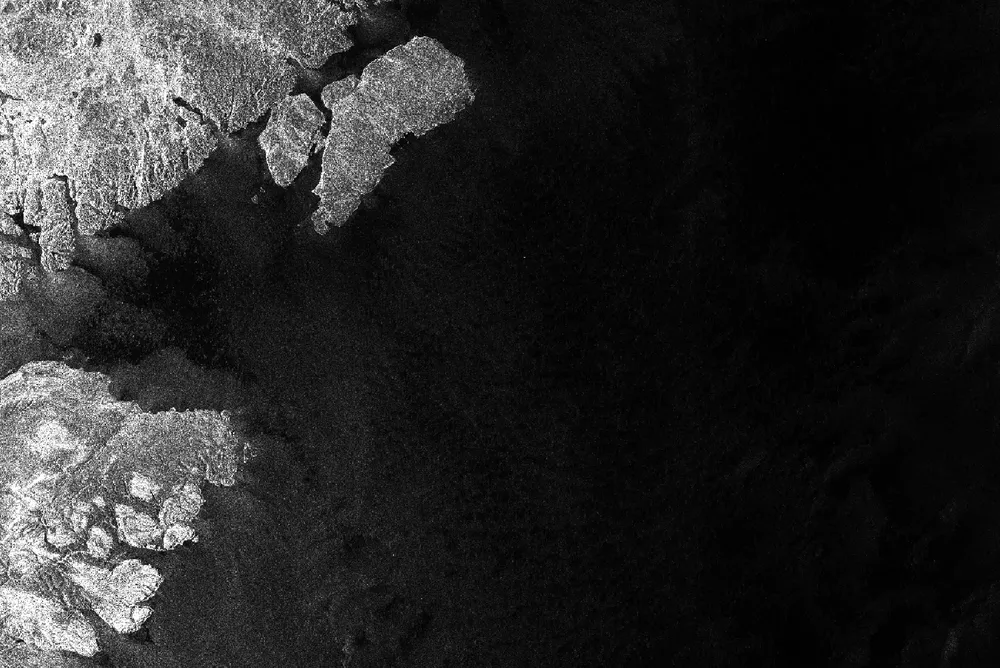
#> input picture thesis/sar_pechenga/pechenga_feb2026_winter_VV.webp, 1000 x 668 px, shrunk from 1902 x 1270 before the run
$ python analyze_pechenga.py
#> lines starting #> are read from the running program, lines starting #| are printed output that depends on the picture; after the words box and inside, x2 and y2 are one past the last pixel; in counts of white or black regions, pixels touching at a corner belong together
import numpy as np
from PIL import Image
import matplotlib
matplotlib.use('Agg')
import matplotlib.pyplot as plt
import matplotlib.gridspec as gridspec
from matplotlib.patches import Rectangle, FancyArrowPatch
from scipy.ndimage import gaussian_filter, binary_opening, binary_closing, binary_dilation, uniform_filter
from scipy import ndimage as ndi

plt.rcParams['font.family']='DejaVu Sans'
BG='#090c12'; PANEL='#111827'

def load(fn): return np.asarray(Image.open(fn).convert('L'), float)

def texture(a, win=9):
    m = uniform_filter(a, win)
    m2 = uniform_filter(a*a, win)
    return np.sqrt(np.clip(m2-m*m,0,None))

def detect(a, land_pct=80, k=1.3, smooth_pct=45):
    """Smooth+dark water/oil-like; rough=land/tundra. Adaptive threshold inside smooth-water."""
    sm = gaussian_filter(a,1.5)
    tex = texture(sm, 11)
    smooth = tex < np.percentile(tex, smooth_pct)         # low texture = water/film/ice
    bright = sm > np.percentile(sm, land_pct)
    # water = smooth AND not bright
    water = smooth & ~bright
    water = binary_closing(binary_opening(water,iterations=2),iterations=3)
    land = ~water
    wv = sm[water]
    if wv.size < 100:
        return land, np.zeros_like(water), 0,0,0
    mu,sigma = wv.mean(), wv.std()
    T = mu - k*sigma
    cand = water & (sm < max(T, np.percentile(wv,8)))     # darkest smooth water = oil-like
    cand = binary_opening(cand,iterations=2)
    cand = binary_closing(cand,iterations=3)
    lbl,n = ndi.label(cand); sizes=ndi.sum(np.ones_like(lbl),lbl,range(1,n+1))
    keep=np.zeros_like(cand)
    for i,s in enumerate(sizes,1):
        if s>a.size*0.0015: keep|=(lbl==i)
    return land, keep, mu, sigma, T

a1=load('pechenga_feb2026_winter_VV.webp'); H1,W1=a1.shape
#> after `H1, W1 = a1.shape`: H1 = 668; W1 = 1000
a2=load('pechenga_aug2025_summer_VV.webp'); H2,W2=a2.shape
#> call 2 of load, with fn = 'pechenga_aug2025_summer_VV.webp'
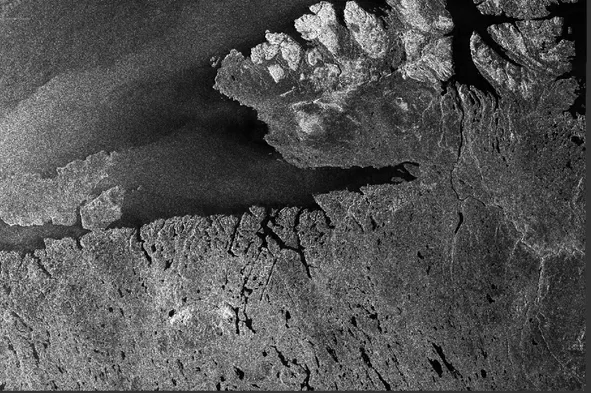
#> input picture thesis/sar_pechenga/pechenga_aug2025_summer_VV.webp, 591 x 393 px, shrunk from 1125 x 747 before the run
#> after `H2, W2 = a2.shape`: H2 = 393; W2 = 591
land1,cand1,mu1,sd1,T1=detect(a1,land_pct=80,smooth_pct=55)
#> in detect, `smooth = tex < np.percentile(tex, smooth_pct)`:
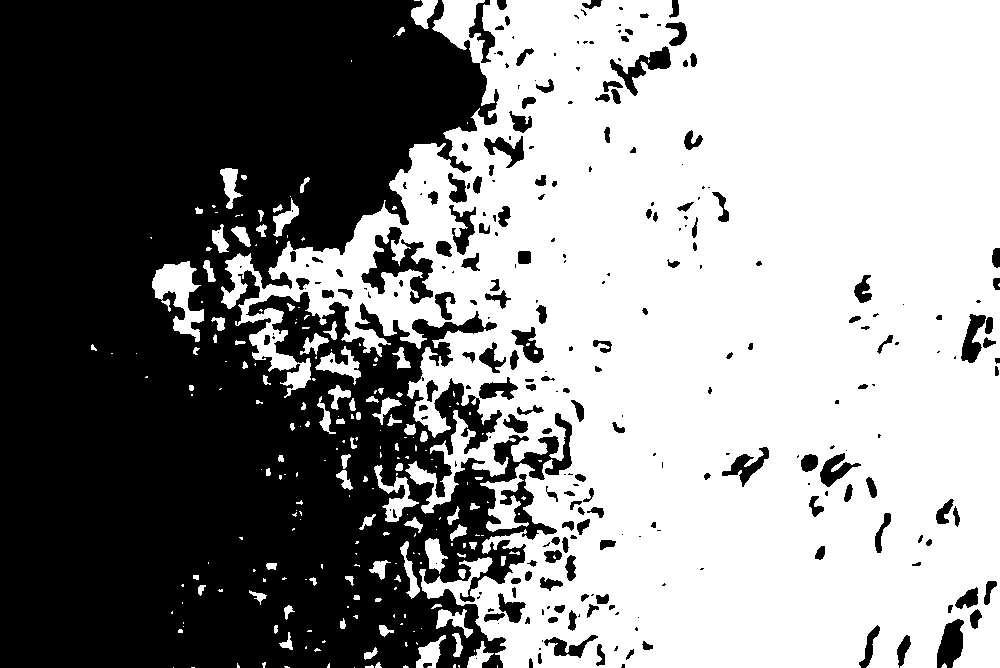
#> smooth: shape (668, 1000) bool; 55% white; 270 black regions (113 under 20 px), largest, box (x1, y1, x2, y2) and area: (0, 0, 572, 668) 277150, (361, 227, 433, 304) 2152, (610, 46, 671, 96) 943
#> in detect, `bright = sm > np.percentile(sm, land_pct)`: bright: shape (668, 1000) bool; 20% white; 20 white regions (12 under 20 px), largest, box (x1, y1, x2, y2) and area: (0, 0, 474, 349) 81952, (0, 359, 242, 668) 51083, (341, 0, 366, 9) 156
#> in detect, `water = binary_closing(binary_opening(water,iterations=2),iterations=3)`: water: shape (668, 1000) bool; 54.7% white; 81 black regions, largest, box (x1, y1, x2, y2) and area: (0, 0, 1000, 668) 284051, (361, 235, 434, 304) 1999, (521, 428, 572, 480) 1108
#> in detect, `mu,sigma = wv.mean(), wv.std()`: mu = 7.83; sigma = 5.11
#> in detect, `T = mu - k*sigma`: T = 1.18
#> in detect, `cand = water & (sm < max(T, np.percentile(wv,8)))`: cand: shape (668, 1000) bool; 4.4% white; 54 white regions (33 under 20 px), largest, box (x1, y1, x2, y2) and area: (744, 3, 930, 286) 24445, (775, 614, 814, 665) 1155, (871, 611, 910, 654) 896
#> in detect, `cand = binary_opening(cand,iterations=2)`: cand: shape (668, 1000) bool; 4.2% white; 26 white regions (3 under 20 px), largest, box (x1, y1, x2, y2) and area: (744, 3, 914, 285) 23737, (775, 614, 814, 665) 1128, (871, 611, 910, 654) 879
#> in detect, `cand = binary_closing(cand,iterations=3)`: cand: shape (668, 1000) bool; 4.3% white; 23 white regions (2 under 20 px), largest, box (x1, y1, x2, y2) and area: (744, 3, 914, 285) 24429, (775, 614, 814, 665) 1135, (871, 611, 910, 654) 886
#> in detect, `lbl, n = ndi.label(cand)`: lbl: shape (668, 1000) int32; 24 distinct labels, from 0 to 23
#> in detect, `lbl, n = ndi.label(cand)`: n = 23
#> in detect, `sizes = ndi.sum(np.ones_like(lbl), lbl, range(1, n + 1))`: sizes = 23 values, max 24429 at index 0, min 13 at index 1, mean 1256
#> the loop in detect, `for i,s in enumerate(sizes,1):` made 23 passes
#> s on passes 1 to 12: 24429, 13, 23, 158, 56, 18, 84, 47, 83, 30, 21, 42
#> after the loop in detect, `for i,s in enumerate(sizes,1):`:
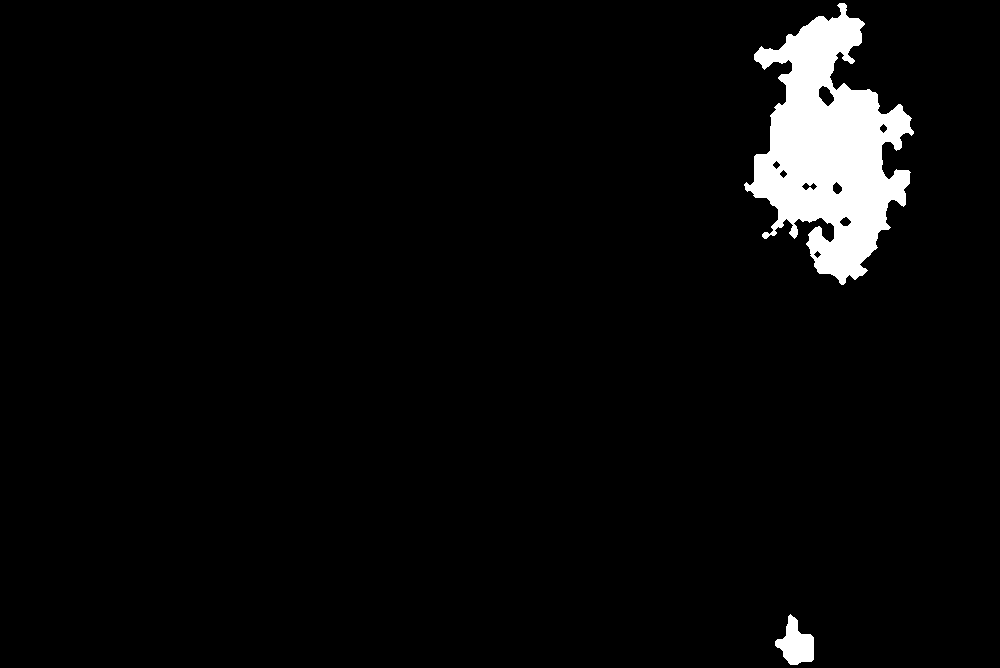
#> keep: shape (668, 1000) bool; 3.8% white; 2 white regions, box (x1, y1, x2, y2) and area: (744, 3, 914, 285) 24429, (775, 614, 814, 665) 1135
#> mu1 = 7.83; sd1 = 5.11; T1 = 1.18
land2,cand2,mu2,sd2,T2=detect(a2,land_pct=68,smooth_pct=42)
#> call 2 of detect, with land_pct = 68, k = 1.3, smooth_pct = 42
#> in detect (call 2), `smooth = tex < np.percentile(tex, smooth_pct)`: smooth: shape (393, 591) bool; 42% white; 194 white regions (105 under 20 px), largest, box (x1, y1, x2, y2) and area: (0, 0, 400, 223) 47299, (286, 95, 591, 393) 37720, (451, 0, 485, 81) 965
#> in detect (call 2), `bright = sm > np.percentile(sm, land_pct)`: bright: shape (393, 591) bool; 32% white; 167 white regions (96 under 20 px), largest, box (x1, y1, x2, y2) and area: (0, 46, 368, 391) 54606, (295, 2, 366, 112) 3447, (388, 0, 452, 91) 3012
#> in detect (call 2), `water = smooth & ~bright`: water: shape (393, 591) bool; 35.7% white; 141 white regions (95 under 20 px), largest, box (x1, y1, x2, y2) and area: (0, 0, 400, 223) 39522, (286, 95, 591, 393) 35405, (451, 0, 485, 81) 965
#> in detect (call 2), `water = binary_closing(binary_opening(water,iterations=2),iterations=3)`:
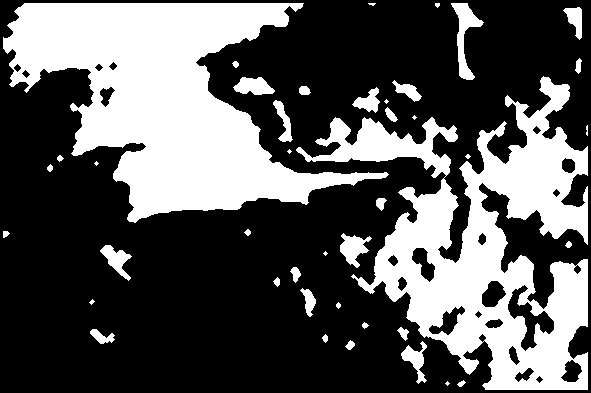
#> water: shape (393, 591) bool; 34.5% white; 42 white regions (11 under 20 px), largest, box (x1, y1, x2, y2) and area: (3, 3, 389, 223) 38968, (296, 76, 588, 390) 35473, (451, 3, 484, 80) 901
#> in detect (call 2), `mu,sigma = wv.mean(), wv.std()`: mu = 60.53; sigma = 18.89
#> in detect (call 2), `T = mu - k*sigma`: T = 35.98
#> in detect (call 2), `cand = water & (sm < max(T, np.percentile(wv,8)))`: cand: shape (393, 591) bool; 3.3% white; 24 white regions (15 under 20 px), largest, box (x1, y1, x2, y2) and area: (152, 65, 272, 167) 4289, (277, 172, 389, 205) 1374, (451, 3, 484, 80) 901
#> in detect (call 2), `cand = binary_opening(cand,iterations=2)`: cand: shape (393, 591) bool; 3.1% white; 9 white regions, largest, box (x1, y1, x2, y2) and area: (152, 106, 272, 165) 3286, (278, 172, 389, 205) 1333, (452, 3, 484, 80) 893
#> in detect (call 2), `cand = binary_closing(cand,iterations=3)`: cand: shape (393, 591) bool; 3.2% white; 9 white regions, largest, box (x1, y1, x2, y2) and area: (152, 106, 272, 165) 3319, (278, 172, 389, 205) 1348, (452, 3, 484, 80) 893
#> in detect (call 2), `lbl, n = ndi.label(cand)`:
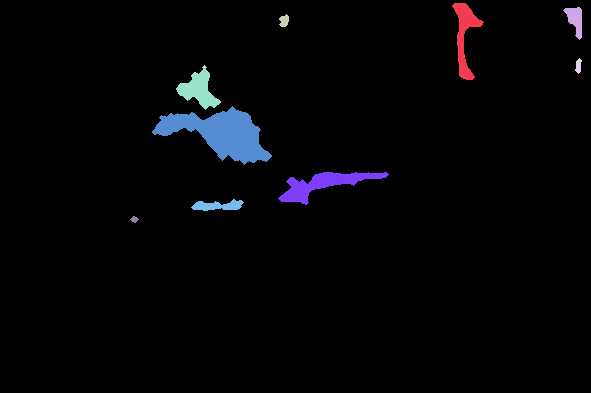
#> lbl: shape (393, 591) int32; 10 distinct labels, from 0 to 9; one colour per label, 0 black
#> in detect (call 2), `lbl, n = ndi.label(cand)`: n = 9
#> in detect (call 2), `sizes = ndi.sum(np.ones_like(lbl), lbl, range(1, n + 1))`: sizes = [893, 341, 94, 71, 880, 3319, 1348, 378, 37]
#> the loop in detect (call 2), `for i,s in enumerate(sizes,1):` made 9 passes
#> s on passes 1 to 9: 893, 341, 94, 71, 880, 3319, 1348, 378, 37
#> after the loop in detect (call 2), `for i,s in enumerate(sizes,1):`:
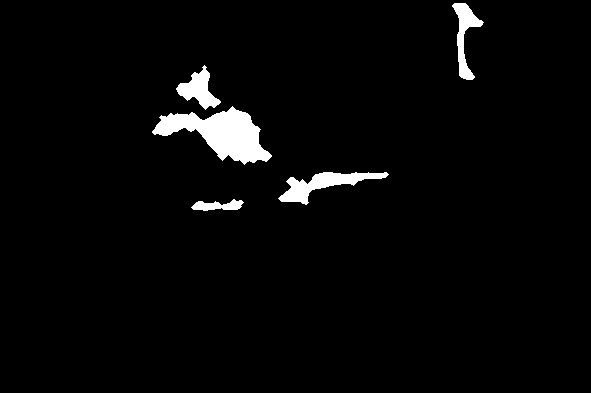
#> keep: shape (393, 591) bool; 2.9% white; 5 white regions, box (x1, y1, x2, y2) and area: (152, 106, 272, 165) 3319, (278, 172, 389, 205) 1348, (452, 3, 484, 80) 893, (176, 65, 221, 110) 880, (191, 199, 244, 211) 378
#> mu2 = 60.53; sd2 = 18.89; T2 = 35.98
print(f"Feb: mu={mu1:.1f} sd={sd1:.1f} T={T1:.1f} cand={cand1.mean()*100:.2f}%")
#| Feb: mu=7.8 sd=5.1 T=1.2 cand=3.83%
print(f"Aug: mu={mu2:.1f} sd={sd2:.1f} T={T2:.1f} cand={cand2.mean()*100:.2f}%")
#| Aug: mu=60.5 sd=18.9 T=36.0 cand=2.94%

fig=plt.figure(figsize=(20,15.5),facecolor=BG)
gs=gridspec.GridSpec(2,2,figure=fig,left=0.025,right=0.85,top=0.90,bottom=0.045,wspace=0.04,hspace=0.13)
axA=fig.add_subplot(gs[0,0]);axB=fig.add_subplot(gs[0,1])
axC=fig.add_subplot(gs[1,0]);axD=fig.add_subplot(gs[1,1])
axI=fig.add_axes([0.86,0.045,0.135,0.855])
for ax in [axA,axB,axC,axD,axI]:
    ax.set_facecolor(PANEL);ax.set_xticks([]);ax.set_yticks([])
    for sp in ax.spines.values(): sp.set_edgecolor('#2d3748')

def ar(ax,fx,fy,txt,col,tfx,tfy,W,H):
    ax.add_patch(FancyArrowPatch((tfx*W,tfy*H),(fx*W,fy*H),arrowstyle='-|>',mutation_scale=13,
                color=col,lw=1.7,shrinkA=3,shrinkB=3))
    ax.text(tfx*W,tfy*H,txt,color='w',fontsize=9,ha='center',va='center',fontweight='bold',
            bbox=dict(boxstyle='round,pad=0.28',fc=col,ec='none',alpha=0.93))

axA.imshow(a1,cmap='gray',vmin=0,vmax=np.percentile(a1,99),aspect='equal')
axA.set_title('A · Печенга, 3 фев 2026  [зима]',color='#93c5fd',fontsize=12.5,fontweight='bold',pad=8)
ar(axA,0.12,0.18,'Кольский берег\n(суша)','#16a34a',0.13,0.05,W1,H1)
ar(axA,0.33,0.13,'острова','#22c55e',0.43,0.04,W1,H1)
ar(axA,0.66,0.50,'Открытое Баренцево море\nЛЬДА НЕТ (тёплое течение)','#2563eb',0.78,0.28,W1,H1)
ar(axA,0.42,0.60,'штиль / ветровая\nтень','#f59e0b',0.28,0.80,W1,H1)

axB.imshow(a2,cmap='gray',vmin=0,vmax=np.percentile(a2,99),aspect='equal')
axB.set_title('B · Печенга, авг 2025  [лето]',color='#fbbf24',fontsize=12.5,fontweight='bold',pad=8)
ar(axB,0.55,0.78,'тундра (суша)','#16a34a',0.68,0.93,W2,H2)
ar(axB,0.72,0.22,'мыс / берег','#22c55e',0.86,0.09,W2,H2)
ar(axB,0.20,0.32,'открытая вода','#2563eb',0.07,0.13,W2,H2)
ar(axB,0.32,0.20,'ВЕТРОВАЯ ТЕНЬ\n= двойник нефти!','#ef4444',0.48,0.05,W2,H2)

def overlay(ax,a,land,cand,title):
    ax.imshow(a,cmap='gray',vmin=0,vmax=np.percentile(a,99),aspect='equal')
    ov=np.zeros((*a.shape,4));ov[...,0]=1;ov[...,1]=0.2;ov[...,3]=cand*0.6
    ax.imshow(ov,aspect='equal')
    ax.set_title(title,color='#f87171',fontsize=12,fontweight='bold',pad=8)
overlay(axC,a1,land1,cand1,f'C · Детектор T=μ−1.3σ (зима): отмечено {cand1.mean()*100:.1f}% кадра')
overlay(axD,a2,land2,cand2,f'D · Детектор T=μ−1.3σ (лето): отмечено {cand2.mean()*100:.1f}% кадра')
axC.text(0.5,-0.055,'Однородная тёмная вода → порог почти ничего не выделяет (нет локальных аномалий)',
         transform=axC.transAxes,color='#fca5a5',fontsize=9,ha='center')
axD.text(0.5,-0.055,'Красное = гладкие тёмные пятна (ветровые тени), ОШИБОЧНО принятые за нефть',
         transform=axD.transAxes,color='#fca5a5',fontsize=9,ha='center')

axI.set_xlim(0,1);axI.set_ylim(0,1)
axI.set_title('Вывод',color='w',fontsize=12,fontweight='bold',pad=10)
blocks=[('#60a5fa','ЗИМА (фев 2026)','Баренцево море у Печенги\nНЕ замерзает (тёплое\nНорвежское течение).\n67% кадра — тёмная\nоткрытая вода без льда.'),
        ('#fbbf24','ЛЕТО (авг 2025)','Открытая вода + локальные\nгладкие тёмные пятна =\nветровые тени в заветрии\nмысов (штиль), биоплёнки.'),
        ('#ef4444','ПРОБЛЕМА','Пороговый детектор\nпомечает гладкие тёмные\nзоны как «нефть». Но\nразливов в Печенге НЕТ\n→ ложные срабатывания.'),
        ('#34d399','РЕШЕНИЕ','PD = σ⁰_VV − σ⁰_VH +\nконтекст (DeepLabV3+)\nотсекают двойники. Для\nПеченги класс «лёд» не\nнужен: вода + ветер.')]
y=0.96
for col,head,body in blocks:
    axI.add_patch(Rectangle((0,y-0.205),1,0.19,fc='#0d1424',ec=col,lw=1.3))
    axI.text(0.06,y-0.03,head,color=col,fontsize=9.5,fontweight='bold',va='top')
    axI.text(0.06,y-0.075,body,color='#cbd5e1',fontsize=8,va='top',linespacing=1.4)
    y-=0.23

fig.text(0.44,0.955,'Печенга: «двойники» нефти без аварий — контрольная акватория (Баренцево море)',
         color='w',fontsize=16,fontweight='bold',ha='center')
fig.text(0.44,0.928,'Sentinel-1 IW GRD · VV · 10 м/пикс · разливов не зафиксировано → все тёмные сигнатуры = ложные цели',
         color='#9aa4b2',fontsize=10,ha='center')
fig.text(0.44,0.013,'Превью-снимки (8-бит). Порог T=μ−kσ (k=1.3) на гладкой водной маске (текстурный фильтр). '
         'Калиброванный σ⁰(дБ)/PD требует .SAFE+SNAP. Печенга = ветровые/биогенные двойники (без льда).',
         color='#4b5563',fontsize=8,ha='center',style='italic')
plt.savefig('pechenga_winter_summer_lookalikes.png',dpi=170,facecolor=BG,bbox_inches='tight')
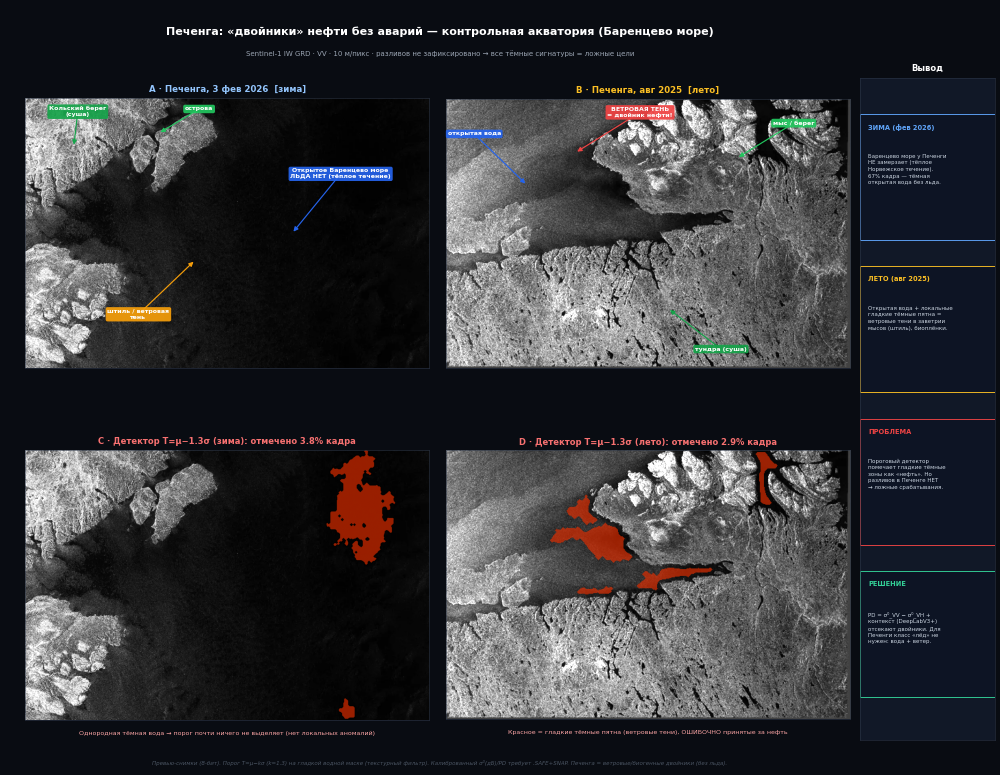
#> figure drawn by matplotlib, 5 panels
print('DONE')
